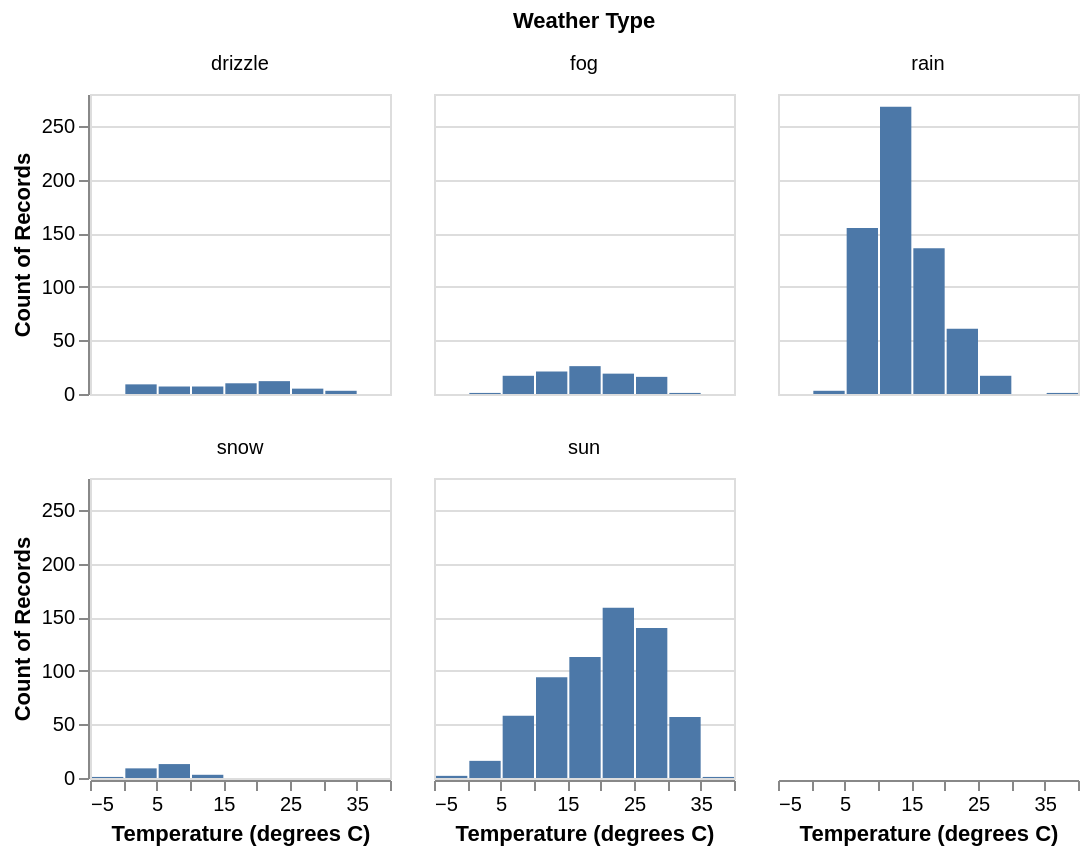

The cell this chart's notebook holds for it:
### Code cell
# Solution
base = alt.Chart(df).transform_filter(
    'datum.location == "Seattle"'
).mark_bar().encode(
    alt.X('temp_max:Q').bin().title('Temperature (degrees C)'),
    alt.Y('count():Q')
).properties(
    width=150,
    height=150
)

base.facet(
    facet=alt.Facet('weather:N').title('Weather Type'),
    columns=3
)

### Figure 1 — Vega-Lite specification as saved in the notebook (floating-point values rounded to 4 significant figures; data arrays with more than 128 entries replaced by an {"elided": "..."} marker saying what was removed)
{"config": {"view": {"continuousWidth": 300, "continuousHeight": 300}}, "data": {"name": "data-0e4b4088054dec206bbee1cdbde321fc"}, "facet": {"field": "weather", "title": "Weather Type", "type": "nominal"}, "spec": {"mark": {"type": "bar"}, "encoding": {"x": {"bin": {}, "field": "temp_max", "title": "Temperature (degrees C)", "type": "quantitative"}, "y": {"aggregate": "count", "type": "quantitative"}}, "height": 150, "transform": [{"filter": "datum.location == \"Seattle\""}], "width": 150}, "columns": 3, "$schema": "https://vega.github.io/schema/vega-lite/v5.17.0.json", "datasets": {"data-0e4b4088054dec206bbee1cdbde321fc": {"elided": "2922 records"}}}
